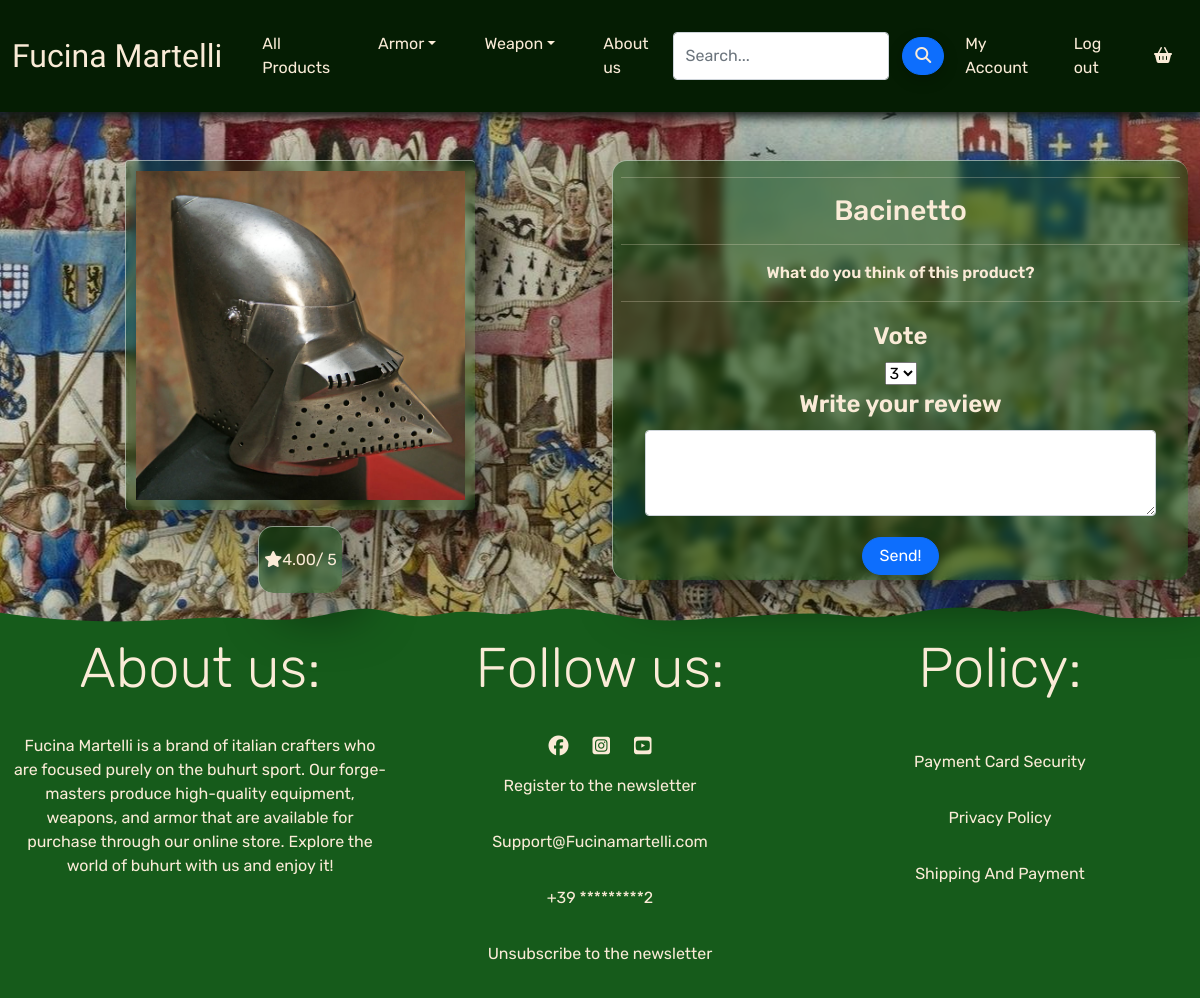
The app's page /products/review/1/ (signed in) with its own data.
### products/models.py (models this page shows, shortened)
class Product(models.Model):
    category = models.ForeignKey('Category', null=True, blank=True, on_delete=models.SET_NULL)
    sku = models.CharField(max_length=254, null=True, blank=True)
    name = models.CharField(max_length=254)
    description = models.TextField()
    price = models.DecimalField(max_digits=6, decimal_places=2)
    image_url = models.URLField(max_length=1024, null=True, blank=True)
    image = models.ImageField(null=True, blank=True)
    discount = models.CharField(max_length=100,
                  choices=DISCOUNT, default=1)
    material = models.CharField(max_length=100)
    def get_rating(self):
        total = sum(int(review['stars']) for review in self.reviews.values())
        return total / self.reviews.count()

### products/views.py (the view)
# urls.py: path('review/<product_id>/', views.product_review, name='product_review'),
@login_required
def product_review(request, product_id):
    product = get_object_or_404(Product, pk=product_id)
    context = {
        'product': product,
    }
    return render(request, 'products/product_review.html', context)

### cart/contexts.py (called while the page is built, shortened)
def cart_contents(request):
    cart = request.session.get('cart', {})
    cart_items = []
    total_product = 0
    product_count = 0
    total = 0
    quantity = 0
    return {'cart_items': cart_items, 'total': total, 'product_count': product_count}

### products/templates/products/product_review.html (shortened to what this page needs)
{% extends 'base.html' %}
{% load static %}
{% block content %}
<div class="container-fluid justify-content-center">
    <div class="row">
        <div class="inner-card-detail text-center col-12 col-md-6">
            <img src="{{ product.image.url }}" class="img-fluid rounded img-detail mt-3" alt="{{ product.name }}">
            <br>
            <div class="table-glass center">
                {% if product.get_rating != 0 %}
                <p class="mt-3"><i class="fas fa-star mr-1"></i>{{ product.get_rating|floatformat:2 }}/ 5</p>
                {% else %}
                <p class="mt-3">No Rating</p>
                {% endif %}
            </div>
        </div>
        <div class="inner-card-detail text-center col-12 col-md-6">
            <div class="justify-content-between align-items-center  mt-3 px-2 card-detail">
                <hr>
                <h3 class="font-weight-bold">{{ product.name }}</h3>
                <hr>
                <p>
                    What do you think of this product?
                </p>
                <hr>
                <form class="container-fluid" action="{% url 'add_review' product.id%}" method="POST" id="review"
                    name="review">
                    <fieldset class="rating">
                        <legend>Vote</legend>
                        <div class="control">
                            <div class="select">
                                <select name="stars">
                                    <option value="3" selected>3</option>
                                </select>
                            </div>
                        </div>
                    </fieldset>
                    <fieldset>
                        <legend>Write your review</legend>
                        <div class="mb-3">
                            <textarea class="form-control" id="content" name="content" rows="3" maxlength="60"
                                minlength="10"></textarea>
                        </div>
                    </fieldset>
                    <button class="btn btn-primary px-3" type="submit">Send!</button>
                </form>
            </div>
        </div>
    </div>
</div>
{% endblock %}

### static/css/style.css (style rules this page uses)
body { background-image: url(/media/bg.jpg); background-position-x: center; background-size: initial; background-attachment: fixed; padding-top: 9em; font-family: 'Rubik', sans-serif; color: antiquewhite; overflow-x: hidden; }
.center { display: block; margin-left: auto; margin-right: auto; width: fit-content; }
.img-fluid { height: 350px; width: 350px; border-radius: 15px; padding: 10px; }
.btn { margin: 5px; color: #fff !important; border-radius: 20px; text-decoration: none; box-shadow: 0 5px 15px rgba(0, 0, 0, 0.2); }
button { color: #fff !important; }
.card-detail { color: antiquewhite; font-weight: 600; border-radius: 15px; box-shadow: 20px 20px 50px rgba(0, 0, 0, 0.5); background: rgba(3, 66, 6, 0.5); border-top: 1px solid rgba(255, 255, 255, 0.5); border-left: 1px solid rgba(255, 255, 255, 0.5); backdrop-filter: blur(5px); }
.img-detail { padding: 10px; box-shadow: 20px 20px 50px rgba(0, 0, 0, 0.5); background: rgba(3, 66, 6, 0.3); border-top: 1px solid rgba(255, 255, 255, 0.5); border-left: 1px solid rgba(255, 255, 255, 0.5); backdrop-filter: blur(5px); }
.table-glass, .cart-empty { box-shadow: 20px 20px 50px rgba(0, 0, 0, 0.5); background: rgba(3, 66, 6, 0.5); border-top: 1px solid rgba(255, 255, 255, 0.5); border-left: 1px solid rgba(255, 255, 255, 0.5); backdrop-filter: blur(5px); border-radius: 15px; color: antiquewhite !important; padding: 5px; margin-top: 1rem; }

### records on screen
Product: image (picture), get_rating "4.00", name "Bacinetto"
